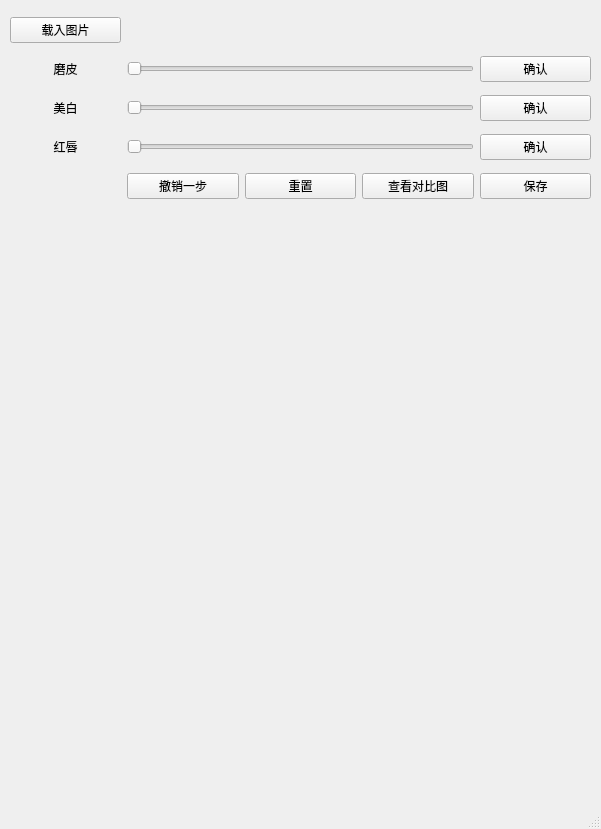
<?xml version="1.0" encoding="UTF-8"?>
<ui version="4.0">
 <class>MainWindow</class>
 <widget class="QMainWindow" name="MainWindow">
  <property name="geometry">
   <rect>
    <x>0</x>
    <y>0</y>
    <width>601</width>
    <height>829</height>
   </rect>
  </property>
  <property name="windowTitle">
   <string>MainWindow</string>
  </property>
  <widget class="QWidget" name="centralwidget">
   <widget class="QWidget" name="gridLayoutWidget">
    <property name="geometry">
     <rect>
      <x>10</x>
      <y>10</y>
      <width>581</width>
      <height>201</height>
     </rect>
    </property>
    <layout class="QGridLayout" name="gridLayout_3">
     <item row="0" column="0">
      <widget class="QPushButton" name="pushButton_4">
       <property name="text">
        <string>载入图片</string>
       </property>
      </widget>
     </item>
     <item row="4" column="4">
      <widget class="QPushButton" name="pushButton_8">
       <property name="text">
        <string>保存</string>
       </property>
      </widget>
     </item>
     <item row="4" column="1">
      <widget class="QPushButton" name="pushButton_5">
       <property name="text">
        <string>撤销一步</string>
       </property>
      </widget>
     </item>
     <item row="4" column="2">
      <widget class="QPushButton" name="pushButton_6">
       <property name="text">
        <string>重置</string>
       </property>
      </widget>
     </item>
     <item row="4" column="3">
      <widget class="QPushButton" name="pushButton_7">
       <property name="text">
        <string>查看对比图</string>
       </property>
      </widget>
     </item>
     <item row="1" column="1" colspan="3">
      <widget class="QSlider" name="horizontalSlider">
       <property name="orientation">
        <enum>Qt::Horizontal</enum>
       </property>
      </widget>
     </item>
     <item row="2" column="1" colspan="3">
      <widget class="QSlider" name="horizontalSlider_2">
       <property name="orientation">
        <enum>Qt::Horizontal</enum>
       </property>
      </widget>
     </item>
     <item row="3" column="1" colspan="3">
      <widget class="QSlider" name="horizontalSlider_3">
       <property name="orientation">
        <enum>Qt::Horizontal</enum>
       </property>
      </widget>
     </item>
     <item row="1" column="4">
      <widget class="QPushButton" name="pushButton">
       <property name="text">
        <string>确认</string>
       </property>
      </widget>
     </item>
     <item row="2" column="4">
      <widget class="QPushButton" name="pushButton_3">
       <property name="text">
        <string>确认</string>
       </property>
      </widget>
     </item>
     <item row="3" column="4">
      <widget class="QPushButton" name="pushButton_2">
       <property name="text">
        <string>确认</string>
       </property>
      </widget>
     </item>
     <item row="1" column="0">
      <widget class="QLabel" name="label_2">
       <property name="text">
        <string>磨皮</string>
       </property>
       <property name="alignment">
        <set>Qt::AlignCenter</set>
       </property>
      </widget>
     </item>
     <item row="2" column="0">
      <widget class="QLabel" name="label_3">
       <property name="text">
        <string>美白</string>
       </property>
       <property name="alignment">
        <set>Qt::AlignCenter</set>
       </property>
      </widget>
     </item>
     <item row="3" column="0">
      <widget class="QLabel" name="label_4">
       <property name="text">
        <string>红唇</string>
       </property>
       <property name="alignment">
        <set>Qt::AlignCenter</set>
       </property>
      </widget>
     </item>
    </layout>
   </widget>
   <widget class="QWidget" name="horizontalLayoutWidget">
    <property name="geometry">
     <rect>
      <x>10</x>
      <y>220</y>
      <width>581</width>
      <height>561</height>
     </rect>
    </property>
    <layout class="QHBoxLayout" name="horizontalLayout">
     <item>
      <widget class="QLabel" name="label">
       <property name="text">
        <string/>
       </property>
       <property name="pixmap">
        <pixmap>1.jpg</pixmap>
       </property>
      </widget>
     </item>
    </layout>
   </widget>
  </widget>
  <widget class="QMenuBar" name="menubar">
   <property name="geometry">
    <rect>
     <x>0</x>
     <y>0</y>
     <width>601</width>
     <height>23</height>
    </rect>
   </property>
  </widget>
  <widget class="QStatusBar" name="statusbar"/>
 </widget>
 <resources/>
 <connections/>
</ui>
